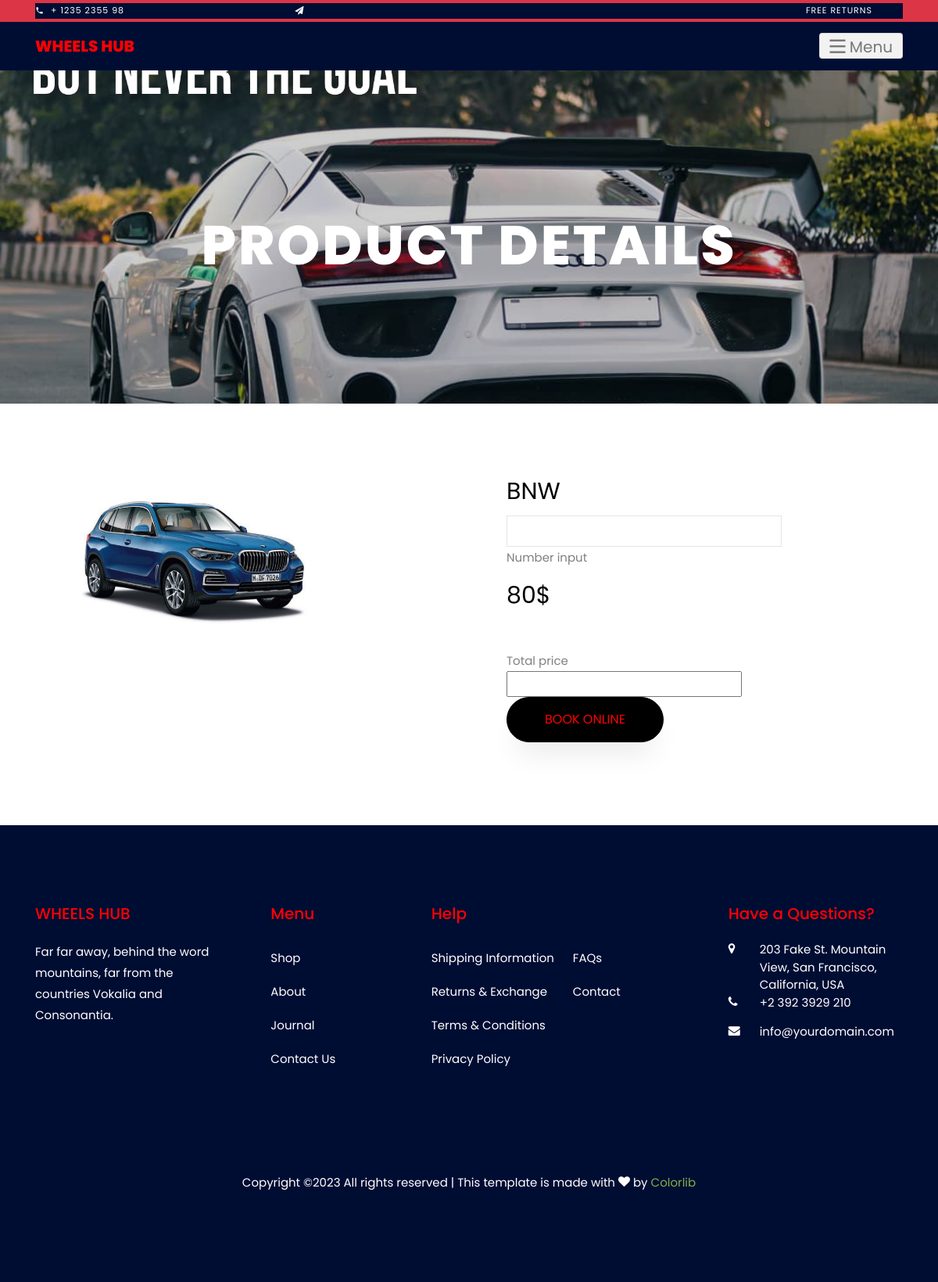
The page /Webapp/prodetails/9/ on the database its author committed.
### Myapp/models.py (models this page shows)
class Game_prodb(models.Model):
    cname =models.CharField(max_length=100, null=True, blank=True)
    pname = models.CharField(max_length=100, null=True, blank=True)
    price = models.IntegerField(null=True, blank=True)
    quantity = models.IntegerField(null=True, blank=True)
    info=models.CharField(max_length=100, null=True, blank=True)
    image = models.ImageField(upload_to="profile", null=True, blank=True)

### Webapp/views.py (the view)
# urls.py: path('prodetails/<int:dataid>/', views.prodetails, name="prodetails"),
def prodetails(request,dataid):
    data=Game_prodb.objects.get(id=dataid)
    da =Game_catdb.objects.all()
    return render(request,"productdetails.html",{'dat':data ,'da':da})

### Webapp/templates/productdetails.html (shortened to what this page needs)
  <!DOCTYPE html>
{% load static %}
<html lang="en">
  <head>
    <link rel="stylesheet" href="{% static 'css/open-iconic-bootstrap.min.css' %}">
    <link rel="stylesheet" href="{% static 'css/animate.css' %}">
    <link rel="stylesheet" href="{% static 'css/owl.carousel.min.css' %}">
    <link rel="stylesheet" href="{% static 'css/owl.theme.default.min.css' %}">
    <link rel="stylesheet" href="{% static 'css/magnific-popup.css' %}">
    <link rel="stylesheet" href="{% static 'css/aos.css' %}">
    <link rel="stylesheet" href="{% static 'css/ionicons.min.css' %}">
    <link rel="stylesheet" href="{% static 'css/bootstrap-datepicker.css' %}">
    <link rel="stylesheet" href="{% static 'css/jquery.timepicker.css' %}">
    <link rel="stylesheet" href="{% static 'css/flaticon.css' %}">
    <link rel="stylesheet" href="{% static 'css/icomoon.css' %}">
    <link rel="stylesheet" href="{% static 'css/style.css' %}">
  </head>
  <body class="goto-here"  >
   <div class="py-1 bg-danger" >
    	<div class="container" >
    		<div class="row no-gutters d-flex align-items-start align-items-center px-md-0" style="background-color:#000d33;" >
	    		<div class="col-lg-12 d-block"   >
		    		<div class="row d-flex"  >
		    			<div class="col-md pr-4 d-flex topper align-items-center"  >
					    	<div class="icon mr-2 d-flex justify-content-center align-items-center"><span class="icon-phone2"></span></div>
						    <span class="text">+ 1235 2355 98</span>
					    </div>
					    <div class="col-md pr-4 d-flex topper align-items-center" >
					    	<div class="icon mr-2 d-flex justify-content-center align-items-center"><span class="icon-paper-plane"></span></div>
					    </div>
					    <div class="col-md-5 pr-4 d-flex topper align-items-center text-lg-right">
						    <span class="text">Free Returns</span>
					    </div>
				    </div>
			    </div>
		    </div>
		  </div>
    </div>
    <nav class="navbar navbar-light" style="background-color:#000d33;" id="ftco-navbar" >
	    <div class="container" >
	      <a class="navbar-brand" style="color:red" href="index.html">Wheels HUB</a>
	      <button class="navbar-toggler" style="background-color:#f2f2f2;"  type="button" data-toggle="collapse" data-target="#ftco-nav" aria-controls="ftco-nav" aria-expanded="false" aria-label="Toggle navigation">
	        <span class="oi oi-menu"></span> Menu
	      </button>
	    </div>
	  </nav>
<div class="hero-wrap hero-bread" style="background-image: url({% static 'images/ds5.jpg' %});">
      <div class="container">
        <div class="row no-gutters slider-text align-items-center justify-content-center">
          <div class="col-md-9 ftco-animate text-center">
          	<p class="breadcrumbs"><span class="mr-2"><a href="index.html"></a></span> <span class="mr-2"><a href="index.html"></a></span> </p>
            <h1 class="mb-0 bread" style="color:white;font-size:70px;" > product Details</h1>
          </div>
        </div>
      </div>
    </div>
    <section class="ftco-section">
    	<div class="container">
    		<div class="row">
    			<div class="col-lg-6 mb-5 ftco-animate">
    				<a href="images/product-1.jpg" class="image-popup"><img src="{{dat.image.url}}" width="400px" height="400px" class="img-fluid" alt="Colorlib Template"></a>
    			</div>
    			<div class="col-lg-6 product-details pl-md-5 ftco-animate">
    				<h3>{{dat.pname}}</h3>
                    <div class="form-outline" style="width: 22rem;">
                           <input min="1" max="10" type="number" id="Qty" class="form-control" />
                           <label class="form-label" for="typeNumber">Number input</label>
                    </div>
    				<p class="price" ><span>{{dat.price}}$</span></p>
					<input type="hidden" name="price" id="Xprice" value="{{dat.price}}"><br>
                    <a class="title">Total price</a></br>
                    <input type="text" name="totalprice" id="tp" class=" ">
          	<p><a href="{% url 'datafill_page' %} " class="btn btn-black py-3 px-5" style="color:red" >BOOK ONLINE</a></p>
    			</div>
    		</div>
    	</div>
    </section>
<footer class="ftco-footer ftco-section" style="background-color:#000d33"  >
		  <div class="container"  >
			<div class="row mb-5">
			  <div class="col-md">
				<div class="ftco-footer-widget mb-4">
				  <h2 class="ftco-heading-2"  style="color:red;font-size:20px;" >WHEELS HUB</h2>
				  <p  style="color:#ffffff ;font-size:15px;"  >Far far away, behind the word mountains, far from the countries Vokalia and Consonantia.</p>
				  <ul class="ftco-footer-social list-unstyled float-md-left float-lft mt-5">
				  </ul>
				</div>
			  </div>
			  <div class="col-md">
				<div class="ftco-footer-widget mb-4 ml-md-5">
				  <h2 class="ftco-heading-2" style="color:red;font-size:20px;"  >Menu</h2>
				  <ul class="list-unstyled">
					<li><a href="#" class="py-2 d-block" style="color:#ffffff ;font-size:15px;"  >Shop</a></li>
					<li><a href="#" class="py-2 d-block" style="color:#ffffff ;font-size:15px;"  >About</a></li>
					<li><a href="#" class="py-2 d-block" style="color:#ffffff ;font-size:15px;"  >Journal</a></li>
					<li><a href="#" class="py-2 d-block" style="color:#ffffff ;font-size:15px;"  >Contact Us</a></li>
				  </ul>
				</div>
			  </div>
			  <div class="col-md-4">
				 <div class="ftco-footer-widget mb-4">
				  <h2 class="ftco-heading-2"  style="color:red;font-size:20px;" >Help</h2>
				  <div class="d-flex">
					  <ul class="list-unstyled mr-l-5 pr-l-3 mr-4">
						<li><a href="#" class="py-2 d-block" style="color:#ffffff ;font-size:15px;"  >Shipping Information</a></li>
						<li><a href="#" class="py-2 d-block" style="color:#ffffff ;font-size:15px;"   >Returns &amp; Exchange</a></li>
						<li><a href="#" class="py-2 d-block" style="color:#ffffff ;font-size:15px;"  >Terms &amp; Conditions</a></li>
						<li><a href="#" class="py-2 d-block"  style="color:#ffffff ;font-size:15px;"  >Privacy Policy</a></li>
					  </ul>
					  <ul class="list-unstyled">
						<li><a href="#" class="py-2 d-block" style="color:#ffffff ;font-size:15px;"  >FAQs</a></li>
						<li><a href="#" class="py-2 d-block" style="color:#ffffff ;font-size:15px;"   >Contact</a></li>
					  </ul>
					</div>
				</div>
			  </div>
			  <div class="col-md">
				<div class="ftco-footer-widget mb-4">
					<h2 class="ftco-heading-2"  style="color:red;font-size:20px;" >Have a Questions?</h2>
					<div class="block-23 mb-3">
					  <ul>
						<li><span class="icon icon-map-marker"style="color:#ffffff ;font-size:15px;" ></span><span class="text" style="color:#ffffff ;font-size:15px;" >203 Fake St. Mountain View, San Francisco, California, USA</span></li>
						<li><a href="#"><span class="icon icon-phone" style="color:#ffffff ;font-size:15px;" ></span><span class="text" style="color:#ffffff ;font-size:15px;" >+2 392 3929 210</span></a></li>
						<li><a href="#"><span class="icon icon-envelope" style="color:#ffffff ;font-size:15px;" ></span><span class="text" style="color:#ffffff ;font-size:15px;"  >info@yourdomain.com</span></a></li>
					  </ul>
					</div>
				</div>
			  </div>
			</div>
			<div class="row">
			  <div class="col-md-12 text-center">
				<p style="color:#ffffff ;font-size:15px;"  >
							  Copyright &copy;<script>document.write(new Date().getFullYear());</script> All rights reserved | This template is made with <i class="icon-heart color-danger" aria-hidden="true"></i> by <a href="https://colorlib.com" target="_blank">Colorlib</a>
							</p>
			  </div>
			</div>
		  </div>
		</footer>
  </body>
</html>

### Myapp/static/css/icomoon.css (style rules this page uses)
[class^="icon-"], [class*=" icon-"] { font-family: 'icomoon' !important; speak: none; font-style: normal; font-weight: normal; font-variant: normal; text-transform: none; line-height: 1; -webkit-font-smoothing: antialiased; -moz-osx-font-smoothing: grayscale; }
.icon-heart:before { content: "\f004"; }
.icon-map-marker:before { content: "\f041"; }
.icon-phone:before { content: "\f095"; }
.icon-envelope:before { content: "\f0e0"; }
.icon-paper-plane:before { content: "\f1d8"; }
.icon-phone2:before { content: "\e0cd"; }

### rows shown on the page
Game_prodb: image (picture), pname "BNW", price "80"
